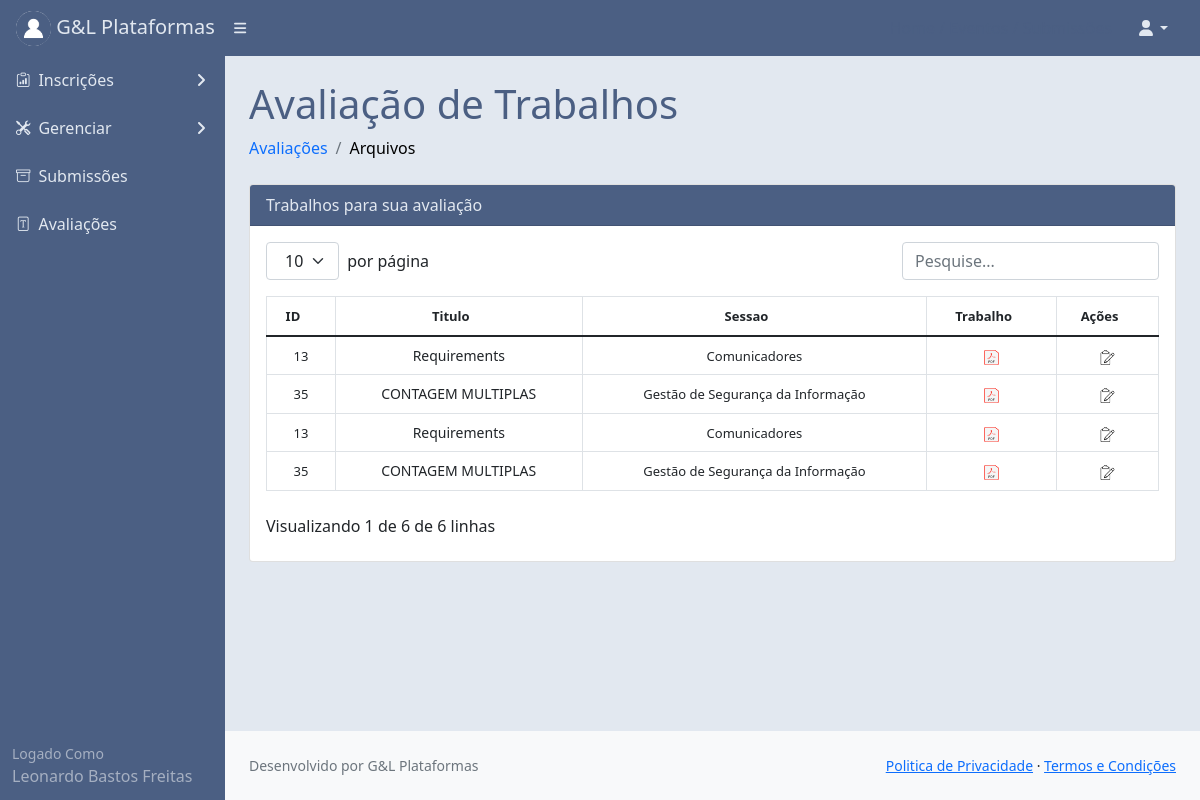
Page /avaliartrabalho/ (signed in) on the earlier database version.
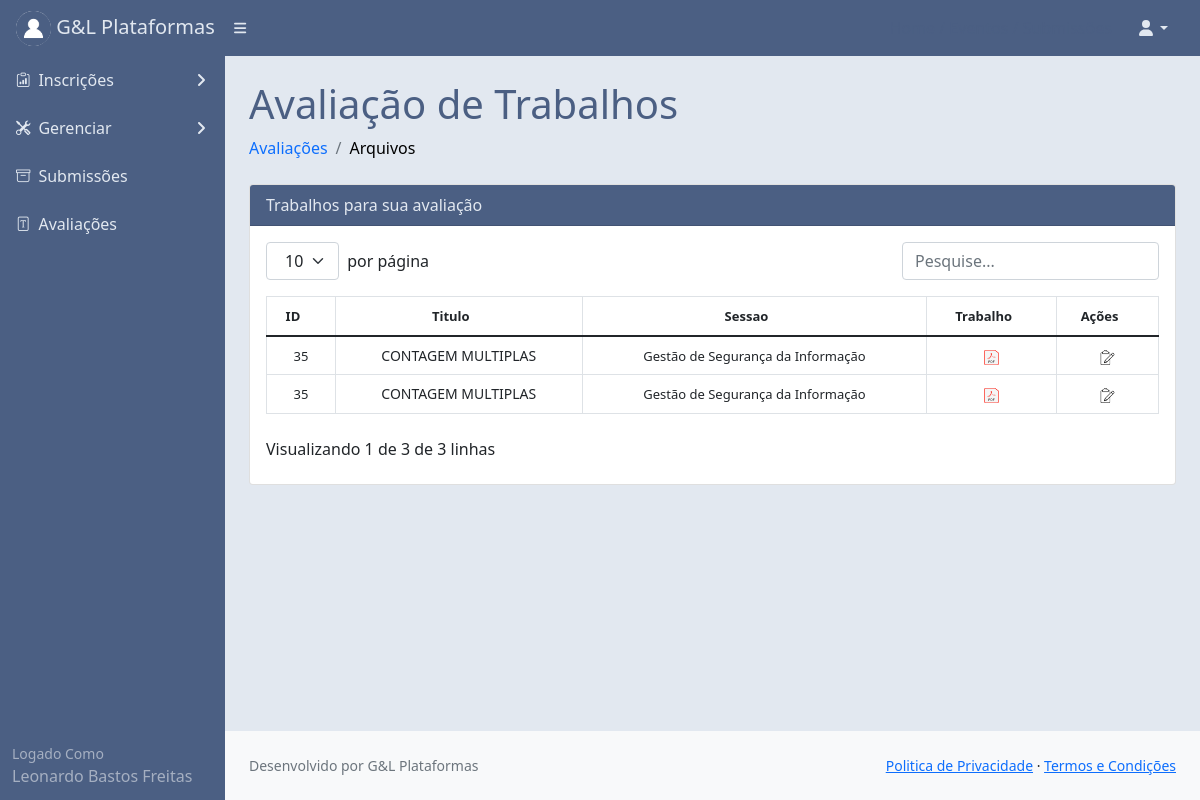
Same page on the later database version.
### core/models.py (models this page shows, shortened)
class Usuariocd(models.Model):
    cpf = models.CharField(max_length=11)
    nome = models.CharField(max_length=300)
    cep = models.CharField(max_length=8)
    nascimento = models.DateField()
    email = models.EmailField()
    endereco = models.CharField(max_length=500)
    cidade = models.CharField(max_length=150)
    bairro = models.CharField(max_length=150)
    pais = models.CharField(max_length=150)
    instituicao = models.CharField(max_length=150)
    cmp = models.CharField(max_length=3)
    categ = models.CharField(max_length=150)
    cinfo = models.CharField(max_length=3)
    gestor_plataforma = models.CharField(max_length=3)
    autor = models.CharField(max_length=3)
    avaliador = models.CharField(max_length=3)
    lider = models.CharField(max_length=3)
    id_usuario = models.BigIntegerField()
    contato = models.BigIntegerField(null=True)
    perfil = models.FileField(upload_to='')

class Submissao(models.Model):
    data = models.DateTimeField(auto_now=True)
    trabalho = models.FileField(null=True, upload_to='')
    id_evento = models.BigIntegerField()
    sessao = models.BigIntegerField()
    id_usuario = models.BigIntegerField()
    status = models.CharField(max_length=30)
    av1 = models.CharField(max_length=30)
    av2 = models.CharField(max_length=30)
    av3 = models.CharField(max_length=30, null=True)
    data_av1 = models.DateTimeField(null=True)
    data_av2 = models.DateTimeField(null=True)
    data_av3 = models.DateTimeField(null=True)
    resumo = models.TextField()
    chave = models.TextField()
    titulo = models.CharField(max_length=150)
    autor = models.CharField(max_length=150)
    nota1 = models.BigIntegerField(null=True)
    nota2 = models.BigIntegerField(null=True)
    nota3 = models.BigIntegerField(null=True)
    progresso = models.BigIntegerField()
    a1 = models.BigIntegerField(null=True)
    a2 = models.BigIntegerField(null=True)
    a3 = models.BigIntegerField(null=True)

class Sessoes(models.Model):
    data_criacao = models.DateTimeField(auto_now=True)
    nome = models.CharField(max_length=150)
    descricao = models.CharField(max_length=150)
    lider = models.CharField(max_length=150)
    tema = models.CharField(max_length=150)
    formulario = models.BigIntegerField()
    id_evento= models.BigIntegerField()
    identificador = models.CharField(max_length=150)

### core/views.py (the view)
# urls.py: path('avaliartrabalho/', views.avaliartrabalho),
@login_required(login_url='/login/')
def avaliartrabalho(request):
    meuid = User.objects.filter(username=request.user)
    for m in meuid:
        mid = m.id
    usuarios = Usuariocd.objects.filter(id_usuario=mid)
    eventos = Evento.objects.filter(status='andamento')
    sessao = Sessoes.objects.all()
    formulario = Formulario.objects.all()
    avaliacao = Submissao.objects.filter(av1=mid)
    avaliacao2 = Submissao.objects.filter(av2=mid)
    avaliacao3 = Submissao.objects.filter(av3=mid)
    dados = {'eventos': eventos,
             'usuarios': usuarios,
             'sessao': sessao,
             'formulario': formulario,
             'avaliacao':avaliacao,
             'avaliacao2':avaliacao2,
             'avaliacao3':avaliacao3}
    return render(request,'avaliartrabalho.html',dados)

### templates/avaliartrabalho.html (shortened to what the changed rows need)
{% extends 'base.html' %}
{% load static %}
{% block content %}
<div id="layoutSidenav_content" style="background:#e2e8f0;">
                <main>
                    <div class="container-fluid px-4">
                        <h1 class="mt-4" style="color:#4B5F83;">Avaliação de Trabalhos</h1>
                                <p class="mb-0">
                                  <div class="card">
                                      <div class="card-header" style="background:#4B5F83;color:#e2e8f0;">
                                          Trabalhos para sua avaliação
                                      </div>
                                <div class="card-body">
                                  <table  class="table" id="datatablesSimple">
                                    <thead >
                                        <tr >
                                            <th class="text-center">
                                                <font size="2px">ID</font>
                                            </th>
                                            <th class="text-center"><font size="2px">Titulo</font></th>
                                            <th class="text-center"><font size="2px">Sessao</font></th>
                                            <th class="text-center"><font size="2px">Trabalho</font></th>
                                            <th class="text-center"><font size="2px">Ações</font></th>
                                        </tr>
                                    </thead>
                                    <tbody>
                                            {% for avaliacao in avaliacao %}
                                             <tr class="text-center">
                                             <td><font size="2px">{{avaliacao.id}}</font></td>
                                                 <td>
                                                {{avaliacao.titulo}}
                                                 </td>
                                            <td>
                                                {% for sessao in sessao %}
                                                {% if sessao.id == avaliacao.sessao %}
                                                <font size="2px">
                                                {{ sessao.nome }}
                                                </font></td>
                                                 {% endif %}
                                                 {% endfor %}
                                            <td>
                                                <font size="2px">
                                                <font size="2px">
                                                <a href="/media/{{avaliacao.trabalho}}"
                                                style="text-decoration:none;"
                                                target="_blank" rel="noopener noreferrer">
                                                    <img height="15" width="15"
                                                            src={% static "assets/pdficon.png" %}>
                                                </a>
                                            </font>
                                                </font></td>
                                                 <td><font size="2px">
                                                    <a type="button"
                                                       href="/pontuartrabalho/?id={{avaliacao.id}}">
                                                    <img src={% static "assets/editartrabalho.png" %}
                                                         width="15" height="15" />
                                                    </a>
                                            </font></td>
                                        </tr>
                                                {% endfor %}
                                            {% for avaliacao2 in avaliacao2 %}                                                                                 <tr>
                                              <tr class="text-center">
                                             <td><font size="2px">{{avaliacao2.id}}</font></td>
                                                 <td>
                                                {{avaliacao2.titulo}}
                                                 </td>
                                            <td>
                                                {% for sessao in sessao %}
                                                {% if sessao.id == avaliacao2.sessao %}
                                                <font size="2px">
                                                {{ sessao.nome }}
                                                </font></td>
                                                 {% endif %}
                                                 {% endfor %}
                                            <td>
                                                <font size="2px">
                                                <font size="2px">
                                                <a href="/media/{{avaliacao2.trabalho}}"
                                                style="text-decoration:none;"
                                                target="_blank" rel="noopener noreferrer">
                                                    <img height="15" width="15"
                                                            src={% static "assets/pdficon.png" %}>
                                                </a>
                                            </font>
                                                </font></td>
                                                 <td><font size="2px">
                                                    <a type="button"
                                                       href="/pontuartrabalho/?id={{avaliacao2.id}}">
                                                    <img src={% static "assets/editartrabalho.png" %}
                                                         width="15" height="15" />
                                                    </a>
                                                </div>
                                                {% endfor %}
                                </div>
                        </div>
                    </div>
            </div>
{% endblock %}

### templates/base.html (shortened to what the changed rows need)
{% load static %}
<!DOCTYPE html>
<html lang="pt-br">
    <head>
        <link href={% static "css/styles.css" %} rel="stylesheet" />
        <link href={% static "css/step.css" %} rel="stylesheet" />
        <link href={% static "css/gira.css" %} rel="stylesheet" />
        <link rel="stylesheet" href="https://cdn.jsdelivr.net/npm/bootstrap-icons@1.3.0/font/bootstrap-icons.css">
    </head>
    <body>
        <nav class="sb-topnav navbar navbar-expand navbar-dark" style="background:#4B5F83;">
            <a class="navbar-brand ps-3" href="#" style="color:#e2e8f0;">
                {% for usuarios in usuarios %}
                <img src="/media/{{usuarios.perfil}}"
                     alt="Admin"
                     class="rounded-circle"
                     width="35" height="35"> G&L Plataformas
                {% endfor %}
            </a>
            <button class="btn btn-link btn-sm order-1 order-lg-0 me-4 me-lg-0" id="sidebarToggle" href="#!"><i class="fas fa-bars" style="color:#e2e8f0;"></i></button>
            <form class="d-none d-md-inline-block form-inline ms-auto me-0 me-md-3 my-2 my-md-0">
                <a href="#" style="text-decoration:none; color:#4B5F83;">
                </a>
                <a href="#" style="text-decoration:none; color:#4B5F83;">
                </a>
                <a href="/submissoes/" style="text-decoration:none; color:#4B5F83;">
                </a>
            </form>
            <ul class="navbar-nav ms-auto ms-md-0 me-3 me-lg-4">
                <li class="nav-item dropdown">
                </li>
            </ul>
        </nav>
        <div id="layoutSidenav">
            <div id="layoutSidenav_nav" >
                <nav class="sb-sidenav accordion sb-sidenav-dark" id="sidenavAccordion" >
                    <div class="sb-sidenav-menu" style="background:#4B5F83;">
                        <div class="nav">
                            {% for usuarios in usuarios %}
                            {% if usuarios.gestor_plataforma == 'sim' %}
                            <a class="nav-link collapsed" href="#" data-bs-toggle="collapse" data-bs-target="#collapsePages" aria-expanded="false" aria-controls="collapsePages">
                                <div class="sb-nav-link-icon" style="color:#e2e8f0;"><i class="bi bi-tools"></i></div>
                                <div style="color:#e2e8f0;">Gerenciar</div>
                                <div class="sb-sidenav-collapse-arrow" style="color:#e2e8f0;"><i class="fas fa-angle-down"></i></div>
                            </a>
                            {% endif %}
                            {% endfor %}
                            {% for usuarios in usuarios %}
                            {% if usuarios.avaliador == 'sim' %}
                            <a class="nav-link" href="/avaliartrabalho/" style="color:#e2e8f0;">
                                <div class="sb-nav-link-icon" style="color:#e2e8f0;"><i class="bi bi-file-font"></i></div>
                                <div style="color:#e2e8f0;">Avaliações</div>
                            </a>
                            {% endif %}
                            {% endfor %}
                        </div>
                    </div>
                    <div class="sb-sidenav-footer" style="background:#4B5F83;">
                        <div class="small" >Logado Como</div>
                        {% for usuarios in usuarios %}
                        {{usuarios.nome}}
                        {% endfor %}
                    </div>
                </nav>
            </div>
{% block content %}{% endblock %}
    </body>
</html>

Differences in the rows shown:
no longer on this page (row edited): Submissao: id "13", titulo "Requirements"
no longer on this page (row edited): Sessoes: nome "Comunicadores"
Other differences:
text written by a page script: "por página Visualizando 1 de 6 de 6 linhas" → "por página Visualizando 1 de 3 de 3 linhas"
